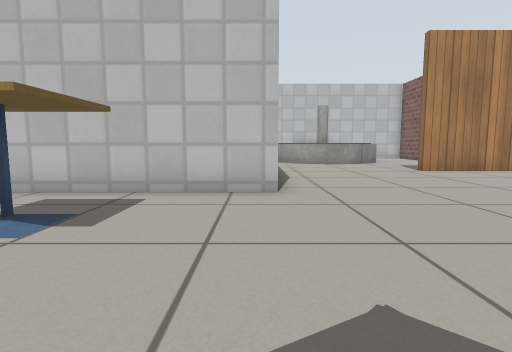
View 1 (above)

16 first-person views from a walk through a Gazebo world. The camera is 0.5 m above the floor, tilts 6° down and sees 80° across. The floor is counted in squares, 0.5 m on a side. Each view is taken from the middle of a square. On the plan, view 1 faces up. The plan holds only what a view shows up to about 12 squares ahead; the rest is blank. Simple patterns stand in for the simulator's built-in surfaces. Some stock models are drawn as simple stand-ins.

View 2
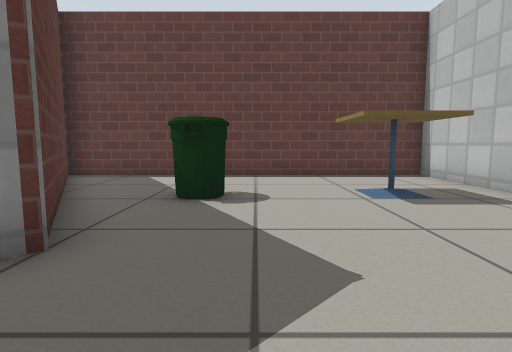

View 3
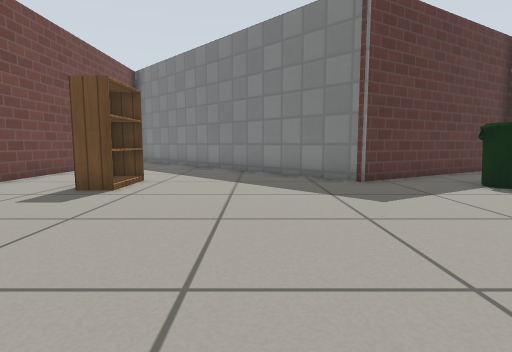

View 4
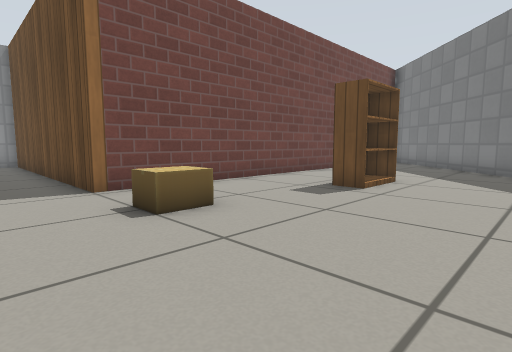

View 5
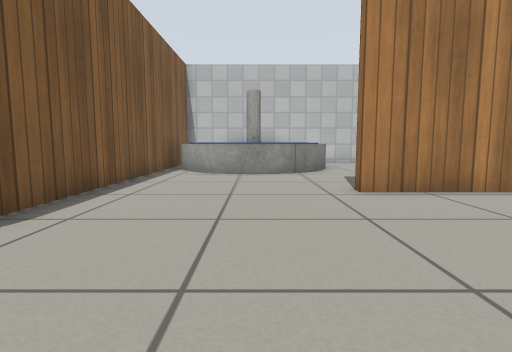

View 6
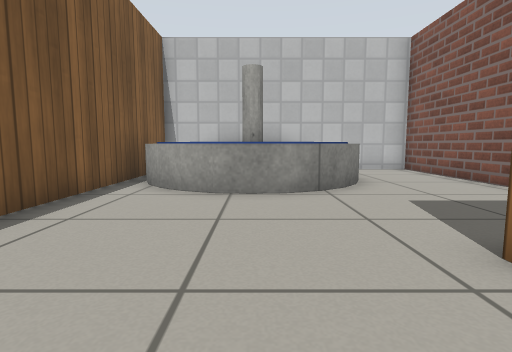

View 7
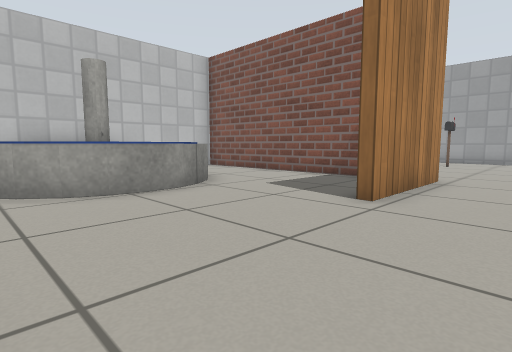

View 8
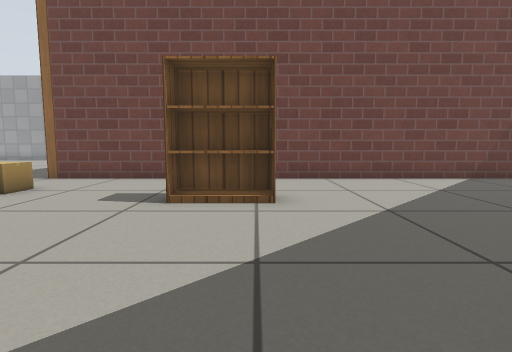

View 9
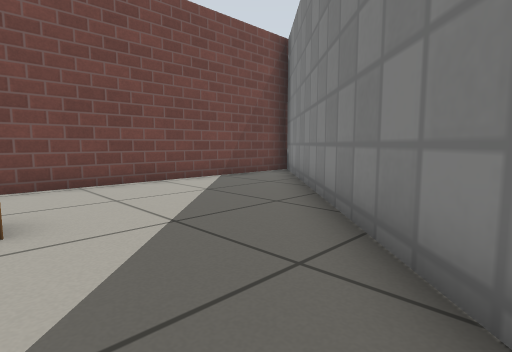

View 10
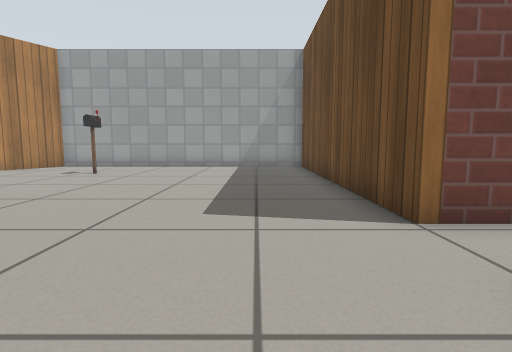

View 11
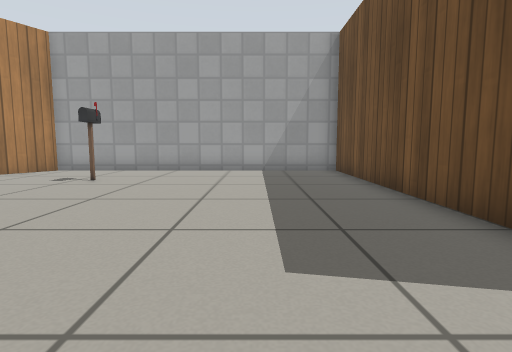

View 12
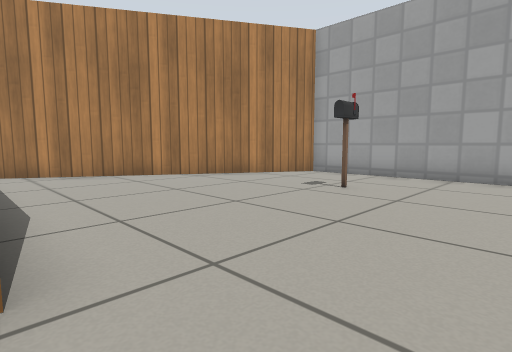

View 13
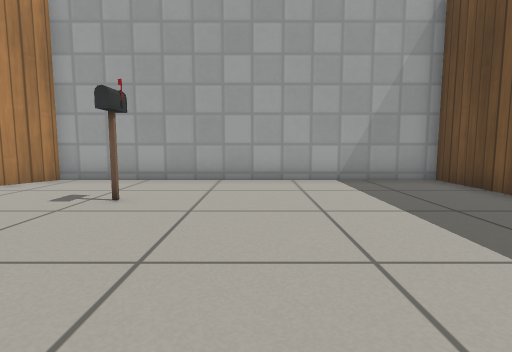

View 14
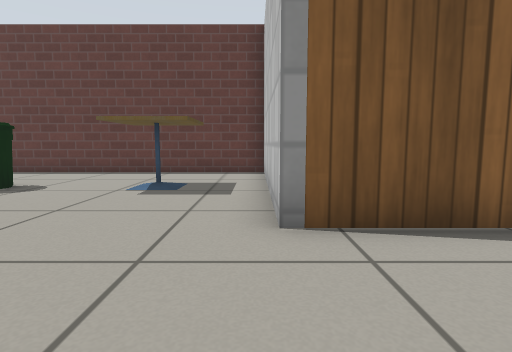

View 15
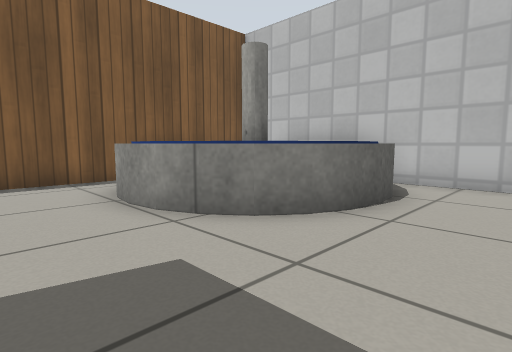

View 16
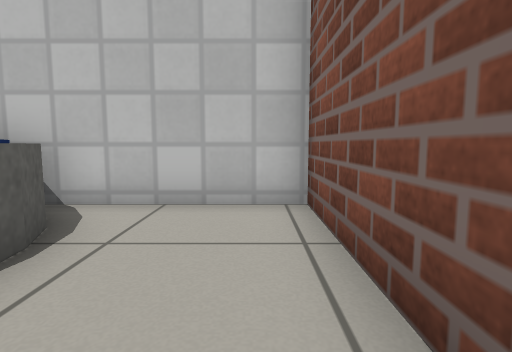

### Floor plan
Key: @ floor where view 1 was taken; # wall or solid block; . floor; T cafe table; B bin; K bookshelf; C cardboard box; F fountain; P postbox.
Columns run from 7 left of view 1 to 20 right of it. Each row starts with its distance up from view 1.
 21        ####F#######
 20        #     F...#.##
 19        #     FF..#..###
 18        #     FF..#....##
 17        #F    F...#......##
 16        #.FFFFF...#.......###
 15        #..FF.....#.........#
 14        #.........#.........#
 13        #.........#.....PP..#
 12        #......####.........#
 11        #......#............#
 10        #...................#
  9        #...................#
  8        #...................#
  7 ########...................#
  6 #..........................#
  5 #.............CC.###########
  4 #..TTT........CC.#
  3 #..TTT...........#
  2 #................#
  1 #................#
  0 #...BB.@.....KK..#
 -1 #......#.....KK..#
 -2 #....####........#
 -3 #...##  ##.......#
 -4 #.###    ##......#
 -5 ###       ##.....#
 -6            ##....#
 -7             ##...#
 -8              ##..#
 -9               ##.#
-10                ###

Where each view was taken, in squares from view 1:
view 1: 0 up, 0 right, facing up
view 2: 1 up, 3 right, facing left
view 3: 7 up, 3 right, facing down
view 4: 7 up, 3 right, facing down-right
view 5: 5 up, 4 right, facing up
view 6: 9 up, 4 right, facing up
view 7: 9 up, 1 right, facing up-right
view 8: 1 down, 1 right, facing right
view 9: 1 down, 2 right, facing down-right
view 10: 7 up, 6 right, facing right
view 11: 8 up, 8 right, facing right
view 12: 9 up, 10 right, facing up-right
view 13: 10 up, 11 right, facing right
view 14: 6 up, 4 right, facing left
view 15: 13 up, 9 right, facing up-left
view 16: 16 up, 9 right, facing up
